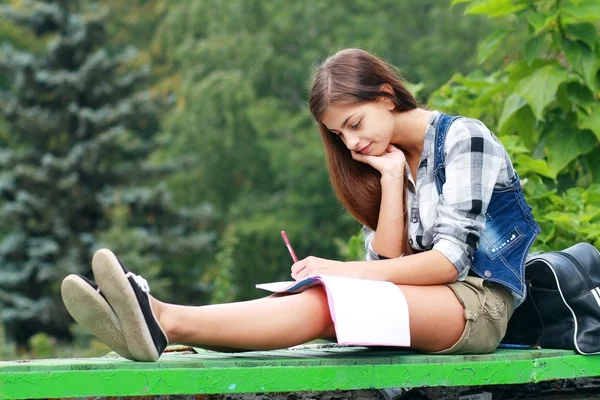
#> input picture Activity#3/img.jpg, 600 x 400 px; the run also reads 1 picture not shown here
$ python 1.py
#> lines starting #> are read from the running program, lines starting #| are printed output that depends on the picture
# %%
import cv2
import numpy as np
from matplotlib import pyplot as plt
from skimage import exposure
from skimage.exposure import cumulative_distribution

IMG = cv2.imread('img.jpg')
#> IMG is the input picture: shape (400, 600, 3); mean B, G, R 91.6, 124.3, 103.4

def addjustgamma(img,gamma):
#> called with gamma = 2
    temp=img.copy()
    y = 1.0 / gamma
    a=1.0
    b=0.0
    temp = ((a*((img/255)**y)+b)*255).astype(np.uint8)
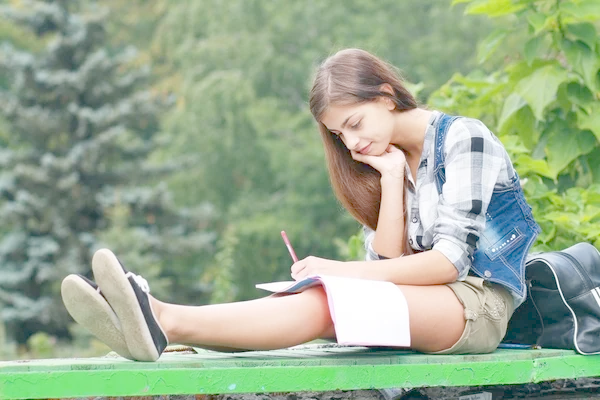
#> temp: shape (400, 600, 3); mean B, G, R 145.7, 172.2, 154
    return temp

img_Gramma = addjustgamma(IMG,2)


def writeVIdeo(img,name):
#> called with name = './test.mp4'
    fourcc = cv2.VideoWriter_fourcc(*'mp4v')

    out = cv2.VideoWriter(name,fourcc, 20.0, (img.shape[1],img.shape[0])) #initiation of video writer

    gramma_rangeup = np.arange(0.1,5,0.1) # define the range of the gramma frames
    gramma_rangedown = np.arange(5,0.1,-0.1) # define the range of the gramma frames
    #loop for Gramma Frames
    for i in gramma_rangeup:
        img_Gramma = addjustgamma(IMG,i)
        out.write(img_Gramma)
#> this loop made 49 passes
#> pass 1, in addjustgamma (call 2), `temp = ((a*((img/255)**y)+b)*255).astype(np.uint8)`:
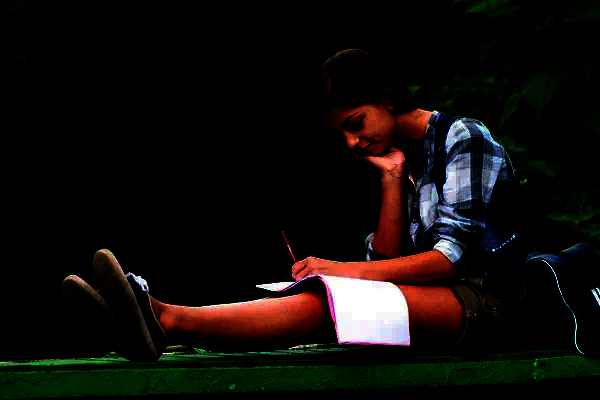
#> temp: shape (400, 600, 3); mean B, G, R 11.1, 13.3, 17.4
#> pass 2, in addjustgamma (call 3), `temp = ((a*((img/255)**y)+b)*255).astype(np.uint8)`:
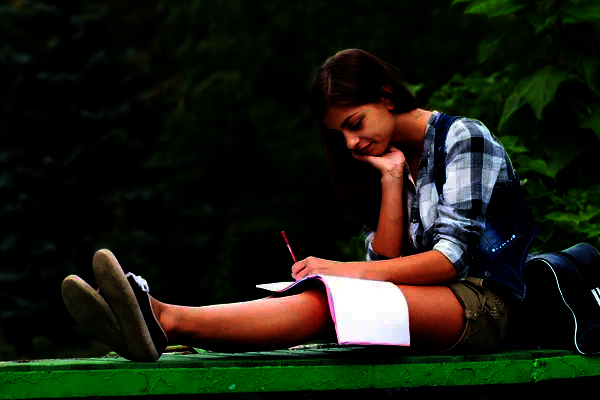
#> temp: shape (400, 600, 3); mean B, G, R 17.4, 27.8, 25.8
#> pass 3, in addjustgamma (call 4), `temp = ((a*((img/255)**y)+b)*255).astype(np.uint8)`:
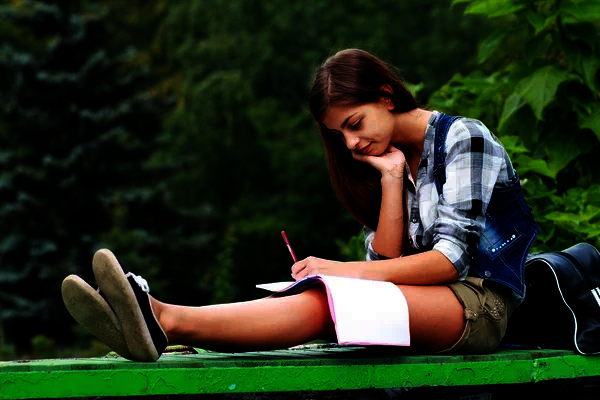
#> temp: shape (400, 600, 3); mean B, G, R 25.3, 43.6, 35.4
#> after the loop:
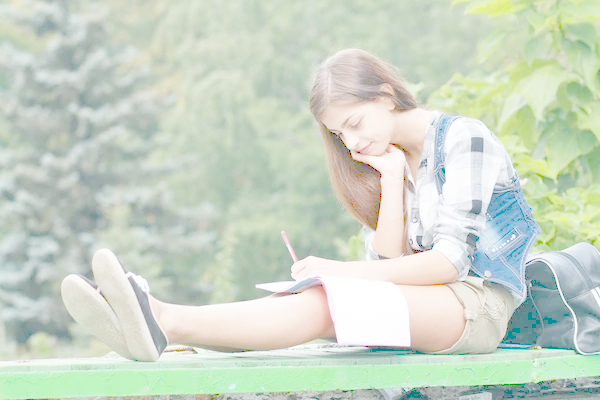
#> img_Gramma: shape (400, 600, 3); mean B, G, R 200.3, 215.1, 204.1

    for i in gramma_rangedown:
        img_Gramma = addjustgamma(IMG,i)
        out.write(img_Gramma)

    #Release and close the video writer
    out.release()


writeVIdeo(img_Gramma,'./test.mp4')


cap = cv2.VideoCapture('./test.mp4')
if cap.isOpened() == False:
    print("Error in opening video stream or file")
while(cap.isOpened()):
    ret, frame = cap.read()
    if ret:
        cv2.imshow('Frame',frame)
        if cv2.waitKey(20) & 0xFF == 27:
#> (key Esc is pressed here)
            break
    else:
        break
cap.release()
cv2.waitKey(0)
cv2.destroyAllWindows()

# %%
